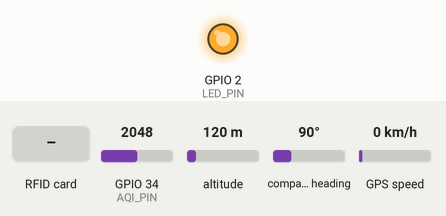
Recording of a sketch running on a simulated ESP32. On the bench: output pins drawn as LEDs (lit = HIGH). Dashed ring = blinking. The test bench sets the inputs (shaded band); at power-on: GPIO 34 (AQI_PIN) = 2048, altitude 120 m, compass heading 90°, GPS speed 0 km/h. WiFi joins after 1.5 s; servers stay silent unless stated; uploads are accepted with an empty reply; the GPS gets a fix after 3 s at 37.7749, -122.4194 with 8 satellites; what the sketch prints to the serial monitor is not drawn.

Above: at 1.7 s.
At 3.3 s:
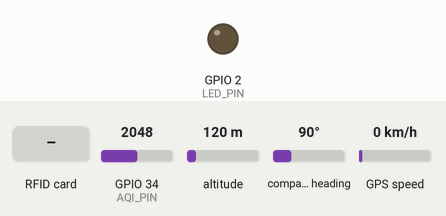
3.4 s: RFID card 5E 7A 19 C4 held to the reader
At 5.16 s:
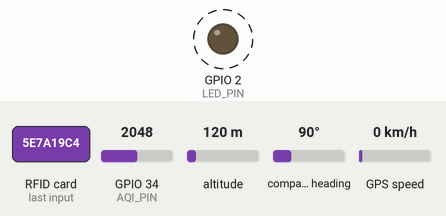
Timing chart, 0 to 7.0 s (numbered marks = the images above; inputs shaded):
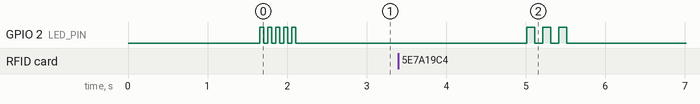

The sketch:

esp32_telemetry.ino
```cpp
// ============================================================
//  VorteX Safari — ESP32 #2: Telemetry Hub
//  RFID (MFRC522) + GPS (TinyGPS++) + AQI Sensor
//  UNPLUGGED Round 3
// ============================================================

#include <WiFi.h>
#include <HTTPClient.h>
#include <SPI.h>
#include <MFRC522.h>
#include <TinyGPSPlus.h>
#include <HardwareSerial.h>

// ── WiFi Config ──────────────────────────────────────────
const char* WIFI_SSID     = "VorteX_Safari";
const char* WIFI_PASSWORD = "hackathon2026";
const char* SERVER_IP     = "192.168.1.100";
const int   SERVER_PORT   = 3000;

// ── RFID Pins (MFRC522 on SPI) ──────────────────────────
#define RFID_SS   5     // SDA / CS
#define RFID_RST  22
// SPI defaults: SCK=18, MOSI=23, MISO=19

// ── GPS Pins (on UART2) ─────────────────────────────────
#define GPS_RX  16      // ESP32 RX ← GPS TX
#define GPS_TX  17      // ESP32 TX → GPS RX
#define GPS_BAUD 9600

// ── AQI Sensor Pin ───────────────────────────────────────
#define AQI_PIN 34      // Analog input

// ── LED ──────────────────────────────────────────────────
#define LED_PIN 2       // Built-in LED for status

// ── Objects ──────────────────────────────────────────────
MFRC522 rfid(RFID_SS, RFID_RST);
TinyGPSPlus gps;
HardwareSerial gpsSerial(2);  // UART2

// ── State ────────────────────────────────────────────────
bool runActive  = false;
bool rfidTriggered = false;
unsigned long lastTelemetry = 0;
const int TELEMETRY_INTERVAL = 1000;  // 1 second

// RFID suppression
unsigned long lastRfidRead = 0;
const int RFID_COOLDOWN = 5000;  // 5 seconds

// ── Setup ────────────────────────────────────────────────
void setup() {
  Serial.begin(115200);
  Serial.println("\n📡 VorteX Safari — Telemetry Hub");

  pinMode(LED_PIN, OUTPUT);
  digitalWrite(LED_PIN, LOW);

  // SPI for RFID
  SPI.begin();
  rfid.PCD_Init();
  delay(100);

  // Check RFID reader
  byte ver = rfid.PCD_ReadRegister(rfid.VersionReg);
  if (ver == 0x00 || ver == 0xFF) {
    Serial.println("⚠️ RFID reader not detected — check wiring!");
  } else {
    Serial.printf("✅ RFID reader detected (version 0x%02X)\n", ver);
  }

  // GPS Serial
  gpsSerial.begin(GPS_BAUD, SERIAL_8N1, GPS_RX, GPS_TX);
  Serial.println("✅ GPS serial started on UART2");

  // AQI sensor
  pinMode(AQI_PIN, INPUT);
  Serial.println("✅ AQI sensor on GPIO " + String(AQI_PIN));

  // WiFi
  connectWiFi();

  Serial.println("✅ Telemetry Hub ready");
  Serial.println("   Waiting for RFID tag, GPS fix, and AQI data...");
}

// ── Main Loop ────────────────────────────────────────────
void loop() {
  // 1. Check RFID
  checkRFID();

  // 2. Read GPS
  readGPS();

  // 3. Send periodic telemetry (GPS + AQI)
  if (millis() - lastTelemetry > TELEMETRY_INTERVAL) {
    sendTelemetry();
    lastTelemetry = millis();
  }

  delay(50);
}

// ── RFID Check ───────────────────────────────────────────
void checkRFID() {
  // Don't re-trigger within cooldown
  if (millis() - lastRfidRead < RFID_COOLDOWN) return;

  // Check for new card
  if (!rfid.PICC_IsNewCardPresent()) return;
  if (!rfid.PICC_ReadCardSerial()) return;

  // Read UID
  String tagId = "";
  for (byte i = 0; i < rfid.uid.size; i++) {
    if (i > 0) tagId += ":";
    if (rfid.uid.uidByte[i] < 0x10) tagId += "0";
    tagId += String(rfid.uid.uidByte[i], HEX);
  }
  tagId.toUpperCase();

  Serial.printf("🏷️ RFID Tag detected: %s\n", tagId.c_str());

  lastRfidRead = millis();

  // Blink LED
  for (int i = 0; i < 3; i++) {
    digitalWrite(LED_PIN, HIGH);
    delay(100);
    digitalWrite(LED_PIN, LOW);
    delay(100);
  }

  // Send RFID event to server (end of run)
  sendRFID(tagId);

  rfid.PICC_HaltA();
  rfid.PCD_StopCrypto1();
}

// ── GPS Read ─────────────────────────────────────────────
void readGPS() {
  while (gpsSerial.available() > 0) {
    gps.encode(gpsSerial.read());
  }
}

// ── AQI Read ─────────────────────────────────────────────
int readAQI() {
  // Read analog value and convert to AQI estimate
  int raw = analogRead(AQI_PIN);
  // Map 0-4095 ADC to 0-500 AQI scale (tune based on sensor)
  int aqi = map(raw, 0, 4095, 0, 300);
  aqi = constrain(aqi, 0, 500);
  return aqi;
}

// ── Send Telemetry ───────────────────────────────────────
void sendTelemetry() {
  if (WiFi.status() != WL_CONNECTED) return;

  int aqi = readAQI();
  float lat = 0, lng = 0;
  bool hasGps = false;

  if (gps.location.isValid()) {
    lat = gps.location.lat();
    lng = gps.location.lng();
    hasGps = true;
  }

  HTTPClient http;
  String url = "http://" + String(SERVER_IP) + ":" + String(SERVER_PORT) + "/api/telemetry";
  http.begin(url);
  http.addHeader("Content-Type", "application/json");

  String payload = "{";
  payload += "\"aqi\":" + String(aqi);
  if (hasGps) {
    payload += ",\"gps\":{\"lat\":" + String(lat, 6) + ",\"lng\":" + String(lng, 6) + "}";
  }
  payload += "}";

  int code = http.POST(payload);
  if (code != 200) {
    Serial.printf("⚠️ Telemetry POST failed: %d\n", code);
  }
  http.end();

  // Debug
  Serial.printf("📊 AQI:%d  GPS:%s (%.4f, %.4f)\n",
                aqi,
                hasGps ? "FIX" : "NO FIX",
                lat, lng);
}

// ── Send RFID Event ──────────────────────────────────────
void sendRFID(String tagId) {
  if (WiFi.status() != WL_CONNECTED) {
    Serial.println("⚠️ WiFi not connected — RFID event not sent");
    return;
  }

  HTTPClient http;
  String url = "http://" + String(SERVER_IP) + ":" + String(SERVER_PORT) + "/api/rfid";
  http.begin(url);
  http.addHeader("Content-Type", "application/json");

  String payload = "{\"tagId\":\"" + tagId + "\"}";

  int code = http.POST(payload);
  if (code == 200) {
    Serial.println("✅ RFID event sent — run complete!");
    rfidTriggered = true;
  } else {
    Serial.printf("⚠️ RFID POST failed: %d\n", code);
  }
  http.end();
}

// ── WiFi ─────────────────────────────────────────────────
void connectWiFi() {
  Serial.printf("📶 Connecting to %s", WIFI_SSID);
  WiFi.begin(WIFI_SSID, WIFI_PASSWORD);

  int retries = 0;
  while (WiFi.status() != WL_CONNECTED && retries < 40) {
    delay(500);
    Serial.print(".");
    retries++;
  }

  if (WiFi.status() == WL_CONNECTED) {
    Serial.printf("\n✅ WiFi connected! IP: %s\n", WiFi.localIP().toString().c_str());
    // Blink LED to confirm
    for (int i = 0; i < 5; i++) {
      digitalWrite(LED_PIN, HIGH);
      delay(50);
      digitalWrite(LED_PIN, LOW);
      delay(50);
    }
  } else {
    Serial.println("\n⚠️ WiFi failed — running offline");
  }
}
```

Measured:
- after the input at 3.4 s, GPIO 2 (LED_PIN): alternates HIGH for 0.10 s and LOW for 0.10 s, 6 changes in all, then stays LOW, starting after 1.6 s
